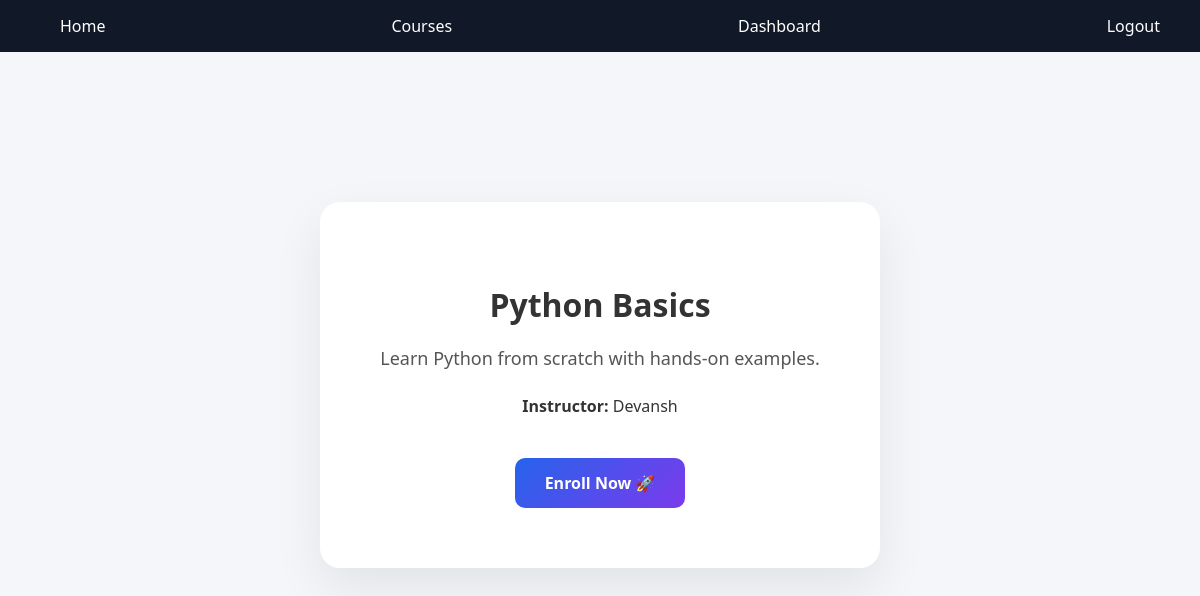
The app's page /course/1/ with its own data.
### courses/models.py (models this page shows, shortened)
class Course(models.Model):
    title = models.CharField(max_length=200)
    description = models.TextField()
    instructor = models.CharField(max_length=100)
    image = models.ImageField(upload_to='course_images/', null=True, blank=True)

### courses/views.py (the view)
# urls.py: path('course/<int:id>/', views.course_detail, name='course_detail'),
def course_detail(request, id):
    course = Course.objects.get(id=id)
    return render(request, "course_detail.html", {"course": course})

### elearning/templates/course_detail.html
{% extends "base.html" %}
{% block content %}
<div class="detail-container">
    <div class="course-detail-card">
        <h1>{{ course.title }}</h1>
        <p class="description">{{ course.description }}</p>
        <p><strong>Instructor:</strong> {{ course.instructor }}</p>
        <a href="/enroll/{{ course.id }}/" class="enroll-btn">
            Enroll Now 🚀
        </a>
    </div>
</div>
{% endblock %}

### static/css/style.css (style rules this page uses)
body { margin: 0; font-family: 'Segoe UI', sans-serif; background: #f4f6f9; color: #333; }
h1, h2 { margin-bottom: 20px; }
.course-detail-card { background: white; padding: 40px; border-radius: 20px; box-shadow: 0 20px 50px rgba(0,0,0,0.08); max-width: 800px; margin: 50px auto; }
.enroll-btn { display: inline-block; margin-top: 25px; padding: 14px 30px; background: linear-gradient(135deg, #2563eb, #7c3aed); color: white; text-decoration: none; border-radius: 10px; font-weight: bold; transition: 0.3s; }
.detail-container { display: flex; justify-content: center; margin-top: 100px; }
.course-detail-card { background: white; padding: 60px; border-radius: 20px; box-shadow: 0 20px 50px rgba(0,0,0,0.08); max-width: 700px; text-align: center; }
.course-detail-card h1 { margin-bottom: 20px; }
.course-detail-card .description { margin-bottom: 25px; font-size: 18px; color: #555; }
.enroll-btn { display: inline-block; padding: 14px 30px; background: linear-gradient(135deg, #2563eb, #7c3aed); color: white; text-decoration: none; border-radius: 10px; font-weight: bold; transition: 0.3s; }

### records on screen
Course: title "Python Basics", description "Learn Python from scratch with hands-on examples.", instructor "Devansh"
